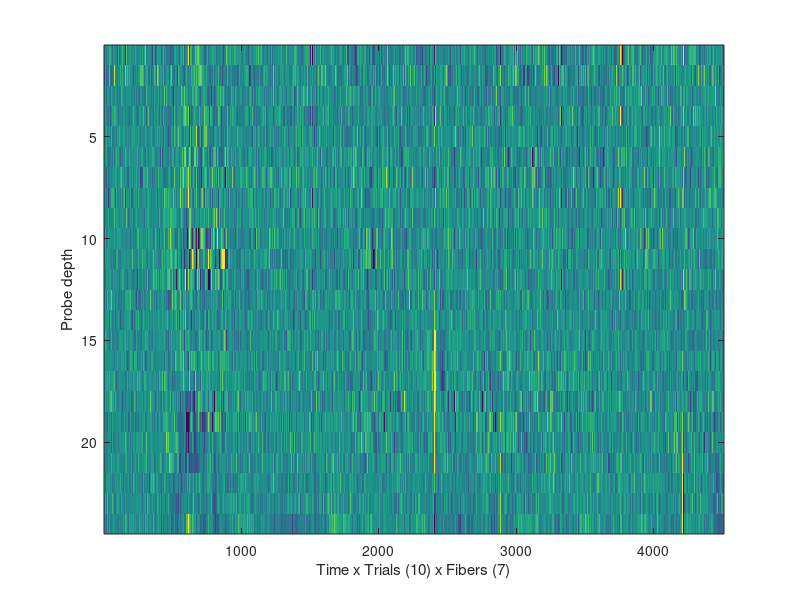

This chart was generated by the following MATLAB code: (Note: this script raises an error after producing the figure.)
% This code loads a subset of the (artefact removed) raw data used to create figure 4A.
% The second dimension: time (edges), is -5*30:10*30, that is, 5 milliseconds
% before light onset and 10 milliseconds after light onset, when sampled at 30 kHz.
% ycoords: is the depth in micrometer of the probe.

load('rawData.mat','rawDataMatrix_ChnsTimeTrialsFiber','edges','ycoords');

data = [];
for fi=1:size(rawDataMatrix_ChnsTimeTrialsFiber,4)    

    for ti=1:size(rawDataMatrix_ChnsTimeTrialsFiber,3)
        data = [data rawDataMatrix_ChnsTimeTrialsFiber(:,:,ti,fi)];        
    end
    
    figure(1); clf; imagesc(data,[-200 200]);
    ylabel('Probe depth');
    xlabel('Time x Trials (10) x Fibers (7)');
    a = colorbar('vert'); ylabel(a,'Microvolts');
    pause(0.1);
end